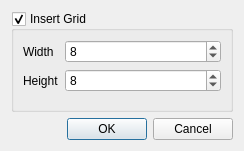
<?xml version="1.0" encoding="UTF-8"?>
<ui version="4.0">
 <class>NewImageDialog</class>
 <widget class="QDialog" name="NewImageDialog">
  <property name="geometry">
   <rect>
    <x>0</x>
    <y>0</y>
    <width>244</width>
    <height>151</height>
   </rect>
  </property>
  <property name="windowTitle">
   <string>Create New Asciimage</string>
  </property>
  <layout class="QVBoxLayout" name="verticalLayout">
   <item>
    <widget class="QGroupBox" name="gridBox">
     <property name="title">
      <string>Insert Grid</string>
     </property>
     <property name="checkable">
      <bool>true</bool>
     </property>
     <layout class="QFormLayout" name="formLayout">
      <property name="fieldGrowthPolicy">
       <enum>QFormLayout::AllNonFixedFieldsGrow</enum>
      </property>
      <item row="0" column="0">
       <widget class="QLabel" name="label">
        <property name="text">
         <string>Width</string>
        </property>
       </widget>
      </item>
      <item row="0" column="1">
       <widget class="QSpinBox" name="widthEdit">
        <property name="minimum">
         <number>1</number>
        </property>
        <property name="value">
         <number>8</number>
        </property>
       </widget>
      </item>
      <item row="1" column="0">
       <widget class="QLabel" name="label_2">
        <property name="text">
         <string>Height</string>
        </property>
       </widget>
      </item>
      <item row="1" column="1">
       <widget class="QSpinBox" name="heightEdit">
        <property name="minimum">
         <number>1</number>
        </property>
        <property name="value">
         <number>8</number>
        </property>
       </widget>
      </item>
     </layout>
    </widget>
   </item>
   <item>
    <widget class="QDialogButtonBox" name="buttonBox">
     <property name="orientation">
      <enum>Qt::Horizontal</enum>
     </property>
     <property name="standardButtons">
      <set>QDialogButtonBox::Cancel|QDialogButtonBox::Ok</set>
     </property>
    </widget>
   </item>
  </layout>
 </widget>
 <resources/>
 <connections>
  <connection>
   <sender>buttonBox</sender>
   <signal>accepted()</signal>
   <receiver>NewImageDialog</receiver>
   <slot>accept()</slot>
   <hints>
    <hint type="sourcelabel">
     <x>248</x>
     <y>254</y>
    </hint>
    <hint type="destinationlabel">
     <x>157</x>
     <y>274</y>
    </hint>
   </hints>
  </connection>
  <connection>
   <sender>buttonBox</sender>
   <signal>rejected()</signal>
   <receiver>NewImageDialog</receiver>
   <slot>reject()</slot>
   <hints>
    <hint type="sourcelabel">
     <x>316</x>
     <y>260</y>
    </hint>
    <hint type="destinationlabel">
     <x>286</x>
     <y>274</y>
    </hint>
   </hints>
  </connection>
 </connections>
</ui>
